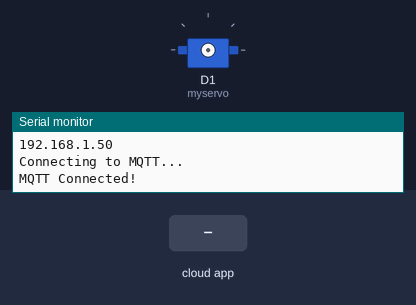
The sketch below on a simulated ESP8266 (NodeMCU). Parts: servo, the last lines printed to the serial monitor. The inputs (shaded band) are chosen by the test bench. WiFi joins after 1.5 s; servers stay silent unless stated; no MQTT or app messages arrive unless stated.

Above: at 2.7 s.
2.8 s: the phone or cloud app sets latch to 0
4.3 s: the phone or cloud app sets latch to 1
At 5.0 s:
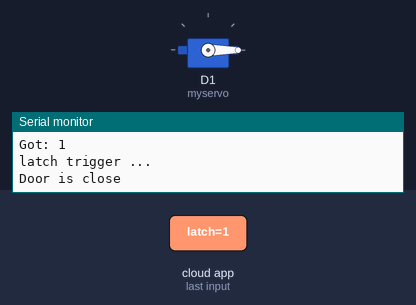
Timing chart, 0 to 7.3 s (numbered marks = the images above; inputs shaded):
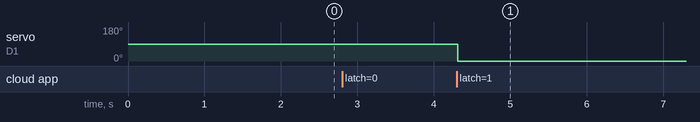

Measured:
- after the input at 4.3 s, servo on D1 (myservo): 90° → 0° at once

The sketch:

latch_ioT.ino
```cpp
#include <SPI.h>
#include <Servo.h>
#include <ESP8266WiFi.h>
#include "Adafruit_MQTT.h"
#include "Adafruit_MQTT_Client.h"

#define touchPin D0

/********* WiFi Access Point ***********/


#define WLAN_SSID       "TP-LINK_BASE" //Wifi Name
#define WLAN_PASS       "264271556" // Wifi Password


/********* Adafruit.io Setup ***********/


#define AIO_SERVER      "io.adafruit.com"
#define AIO_SERVERPORT  1883                   // use 8883 for SSL
#define AIO_USERNAME    "RedRabbit1" // AdaFruit Usernmae
#define AIO_KEY         "aio_EvHB06efAgaILhvBj7MY1HoK0GPu"// AdaFruit Key

WiFiClient client;

Adafruit_MQTT_Client mqtt(&client, AIO_SERVER, AIO_SERVERPORT, AIO_USERNAME, AIO_KEY);

Adafruit_MQTT_Subscribe latch = Adafruit_MQTT_Subscribe(&mqtt, AIO_USERNAME "/feeds/latch");


/********* Servo & touch switch Setup ***********/

int activate =0;
Servo myservo;

void setup() {
 Serial.begin(115200);
 delay(10);
 Servo myservo;
 // Connect to WiFi access point.
  Serial.println(); Serial.println();
  Serial.println("Connecting to ");
  Serial.println(WLAN_SSID);

  WiFi.begin(WLAN_SSID, WLAN_PASS);
  while (WiFi.status() != WL_CONNECTED) {
  delay(500);
  Serial.print(".");
  }
  Serial.println();


  Serial.println("WiFi connected");
  Serial.println("IP address: "); Serial.println(WiFi.localIP());


  // Setup MQTT subscription for onoff feed.
  mqtt.subscribe(&latch);


 SPI.begin(); // Init SPI bus
 myservo.attach(5); //attach the servo to pin 5
 myservo.write(0); // 0 degree angle for servo
 myservo.detach();
 pinMode(A0, INPUT);//Touch switch

 }


  uint32_t x=0;

void loop() {

  MQTT_connect();

    Adafruit_MQTT_Subscribe *subscription;
    while ((subscription = mqtt.readSubscription(2000))) {
    if (subscription == &latch) {
      Serial.print(F("\nGot: "));
      char * temp = (char *)latch.lastread;
      Serial.println(temp);
      Serial.println("latch trigger ...");
      if (activate==0){
        myservo.attach(5);
        myservo.write(90); // 90 degree angle for servo (Door will open)
        Serial.println("Door is open");
        delay(1000);
        myservo.detach();
        activate = activate+1;
      }
      else
      {
        myservo.attach(5);
        myservo.write(0); // 0 degree angle for servo (Door will close)
        activate = 0;
        Serial.println("Door is close");
        delay(1000);
        myservo.detach();
      }
    }
  }
}


void MQTT_connect() {
  int8_t ret;


  // Stop if already connected.
  if (mqtt.connected()) {
    //Serial.println("wifi on");
    return;
  }


  Serial.println("Connecting to MQTT... ");


  uint8_t retries = 3;
  while ((ret = mqtt.connect()) != 0) { // connect will return 0 for connected
    Serial.println(mqtt.connectErrorString(ret));
    Serial.println("Retrying MQTT connection in 5 seconds...");
    mqtt.disconnect();
    delay(5000);  // wait 5 seconds
    retries--;
    if (retries == 0) {
      // basically die and wait for WDT to reset me
      while (1);
    }
  }
  Serial.println("MQTT Connected!");
}

//void printDec(byte *buffer, byte bufferSize) {
// for (byte i = 0; i < bufferSize; i++) {
// Serial.print(buffer[i] < 0x10 ? " 0" : " ");
// Serial.print(buffer[i], DEC);
// }
//}
```
